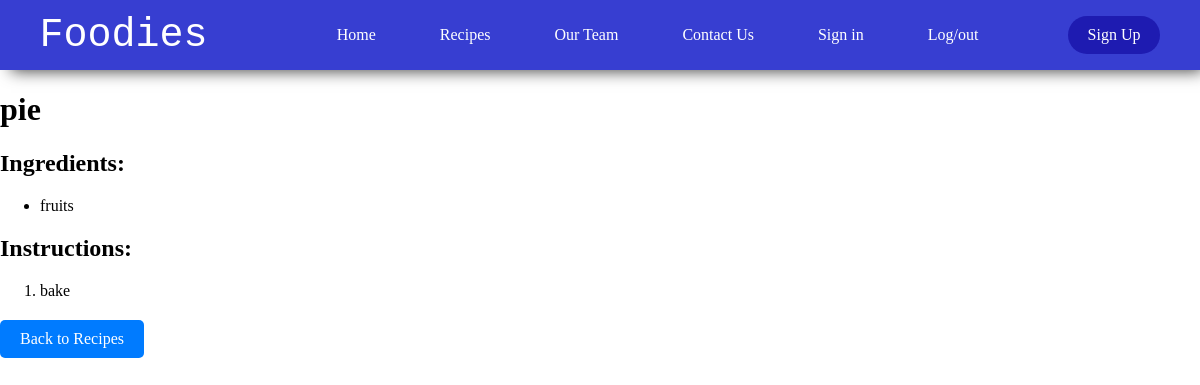
Screenshot of /recipe/2 with the database file from the repository.
### app.py (models this page shows)
class Recipe(db.Model):
    id = db.Column(db.Integer, primary_key=True)
    name = db.Column(db.String(100), nullable=False)
    email = db.Column(db.String(100), nullable=False)  # Add email field back to Recipe model
    ingredients = db.Column(db.Text, nullable=False)
    instructions = db.Column(db.Text, nullable=False)

### app.py (the view)
@app.route('/recipe/<int:recipe_id>')
def view_recipe_detail(recipe_id):
    recipe = Recipe.query.get(recipe_id)
    if not recipe:
        return render_template('error.html', message="Recipe not found.")
    return render_template('recipe_details.html', recipe=recipe)

### templates/recipe_details.html (shortened to what this page needs)
{% include 'index.html' %}
<!DOCTYPE html>
<html lang="en">
<head>
</head>
<body>
    <h1>{{ recipe.name }}</h1>
    <h2>Ingredients:</h2>
    <ul>
        {% for ingredient in recipe.ingredients.split('\n') %}
            <li>{{ ingredient }}</li>
        {% endfor %}
    </ul>
    <h2>Instructions:</h2>
    <ol>
        {% for step in recipe.instructions.split('\n') %}
            <li>{{ step }}</li>
        {% endfor %}
    </ol>
    <p><a href="/recipes" class="button">Back to Recipes</a></p>
</body>
</html>

### static/navbar.css (style rules this page uses)
body { padding: 0px; margin: 0px; }

### templates/recipe_details.html (style rules this page uses)
ul { list-style-type: disc; }
ol { list-style-type: decimal; }
.button { display: inline-block; padding: 10px 20px; background-color: #007bff; color: #fff; text-decoration: none; border-radius: 5px; }

### rows the page displays
Recipe: name "pie", ingredients "fruits", instructions "bake"
